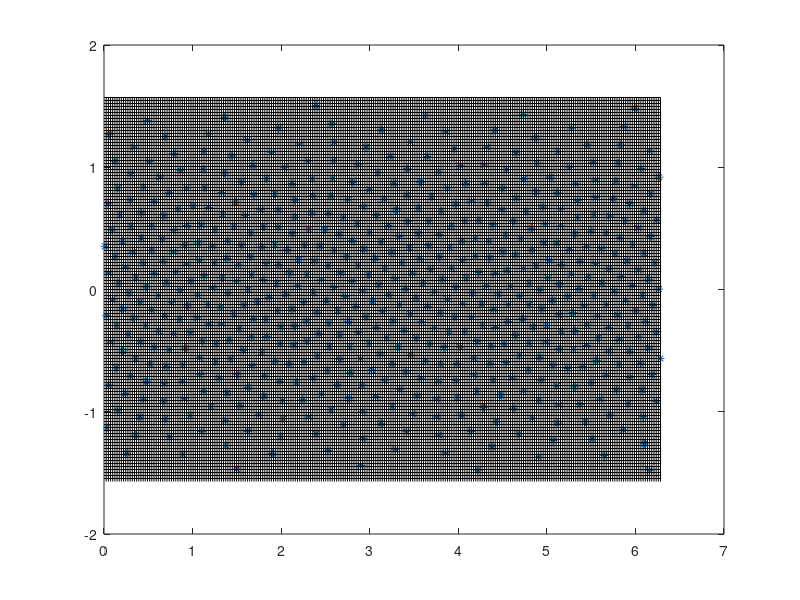

Reproduce this figure in MATLAB.
% Generate approximately evenly distributed points on sphere using
% Golden Section spiral algorithm 
%    http://www.softimageblog.com/archives/115

%% DART software - Copyright UCAR. This open source software is provided
% by UCAR, "as is", without charge, subject to all terms of use at
% http://www.image.ucar.edu/DAReS/DART/DART_download
%
% DART $Id: even_sphere.m 10990 2017-02-02 23:39:18Z thoar@ucar.edu $

close all; clear;

% Generate obs_sequence input for this problem

% For diagnostic test need a null data value and a null qc value
diagnostic_test = false;

% Input is in hectopascals - this was intended to be the mandatory levels (see below).
levels = [1000 850 700 500 400 300 200 150 100 50 30 20 10 7 5];

% the nice thing about standards is there are so many of them.  mandatory levels, according to:
% wisconsin: http://www.meteor.wisc.edu/~hopkins/aos100/raobdoc.htm
% the surface, 1000, 925, 850, 700, 500, 400, 300, 250, 200, 150, 100, 70, 50, and 10 mb.
%
% the AMS glossary: http://amsglossary.allenpress.com/glossary/search?id=mandatory-level1
% 1000, 850, 700, 500, 400, 300, 200, 150, 100, 50, 30, 20, 10, 7, 5, 3, 2, and 1 mb.
%
% the Office of Federal Coordinator of Meterology: http://www.ofcm.gov/fmh3/text/chapter5.htm
% 1000, 925, 850, 700, 500, 400, 300, 250, 200, 150, 100, 70, 50, 30, 20, 10 hPa, plus it says
% that these levels should be considered standard: 7, 5, 3, 2, and 1 hPa.
%
% the ones that this program generates right now:
% 1000, 850, 700, 500, 400, 300, 200, 150, 100, 50, 30, 20, 10, 7, 5 mb.

% Date information is overwritten by create_fixed_network_sequence
year = 2008;
month = 10;
day = 1;
hour = 0;

% Number of roughly evenly distributed points in horizontal
n = 600;
x(1:n) = 0;
y(1:n) = 0;
z(1:n) = 0;

% Total number of observations at single time is levels*n*3
num_obs = size(levels, 2) * n * 3;
 
inc = pi * (3 - sqrt(5));
off = 2 / n;
for k = 1:n
   y(k) = (k-1) * off - 1 + (off / 2);
   r = sqrt(1 - y(k)*y(k));
   phi = (k-1) * inc; 
   x(k) = cos(phi) * r;
   z(k) = sin(phi) * r;
end 

% Now convert to latitude and longitude
for k = 1:n
   lon(k) = atan2(y(k), x(k)) + pi;
   lat(k) = asin(z(k));
   % Input is in degrees of lat and longitude
   dlon(k) = rad2deg(lon(k));
   dlat(k) = rad2deg(lat(k));
end

% Need to generate output for driving create_obs_sequence
fid = fopen('even_create_input', 'w');

% Output the total number of observations
fprintf(fid, '%6i\n', num_obs);
% 0 copies of data
if(diagnostic_test) 
   fprintf(fid, '%2i\n', 1);
else
   fprintf(fid, '%2i\n', 0);
end

% 0 QC fields
if(diagnostic_test) 
   fprintf(fid, '%2i\n', 1);
else
   fprintf(fid, '%2i\n', 0);
end

% Metadata for data copy
if(diagnostic_test)
   fprintf(fid, '"observations"\n');
end
% Metadata for qc
if(diagnostic_test)
   fprintf(fid, '"Quality Control"\n');
end


% Loop to create each observation
for hloc = 1:n
   for vloc = 1:size(levels, 2)
      for field = 1:3
         % 0 indicates that there is another observation; 
         fprintf(fid, '%2i\n', 0);
         % Specify obs kind by string
         if(field == 1)
            fprintf(fid, 'RADIOSONDE_TEMPERATURE\n');
         elseif(field == 2)
            fprintf(fid, 'RADIOSONDE_U_WIND_COMPONENT\n');
         elseif(field == 3)
            fprintf(fid, 'RADIOSONDE_V_WIND_COMPONENT\n');
         end
         % Select pressure as the vertical coordinate
         fprintf(fid, '%2i\n', 2);
         % The vertical pressure level
         fprintf(fid, '%5i\n', levels(vloc));
         % Lon and lat in degrees next
         fprintf(fid, '%6.2f\n', dlon(hloc));
         fprintf(fid, '%6.2f\n', dlat(hloc));
         % Now the date and time
         fprintf(fid, '%5i %3i %3i %3i %2i %2i \n', year, month, day, hour, 0, 0);
         % Finally, the error variance, 1 for temperature, 4 for winds
         if(field == 1)
            fprintf(fid, '%2i\n', 1);
         else
            fprintf(fid, '%2i\n', 4);
         end
     
         % Need value and qc for testing
         if(diagnostic_test)
            fprintf(fid, '%2i\n', 1);
            fprintf(fid, '%2i\n', 0);
         end
      end   
   end
end

% File name
fprintf(fid, 'set_def.out\n');

% Done with output, close file
fclose(fid);



% Some plotting to visualize this observation set
plot(lon, lat, '*');
hold on

% Plot an approximate CAM T85 grid for comparison
% 256x128 points on A-grid
% Plot latitude lines first
del_lat = pi / 128;
for i = 1:128
   glat = del_lat * i - pi/2;
   a = [0 2*pi];
   b = [glat glat];
   plot(a, b, 'k');
end

del_lon = 2*pi / 256;
for i = 1:256
   glon = del_lon*i;
   a = [glon glon];
   b = [-pi/2,  pi/2];
   plot(a, b, 'k');
end

% <next few lines under version control, do not edit>
% $URL: https://svn-dares-dart.cgd.ucar.edu/DART/releases/Manhattan/observations/obs_converters/even_sphere/even_sphere.m $
% $Revision: 10990 $
% $Date: 2017-02-02 16:39:18 -0700 (Thu, 02 Feb 2017) $
